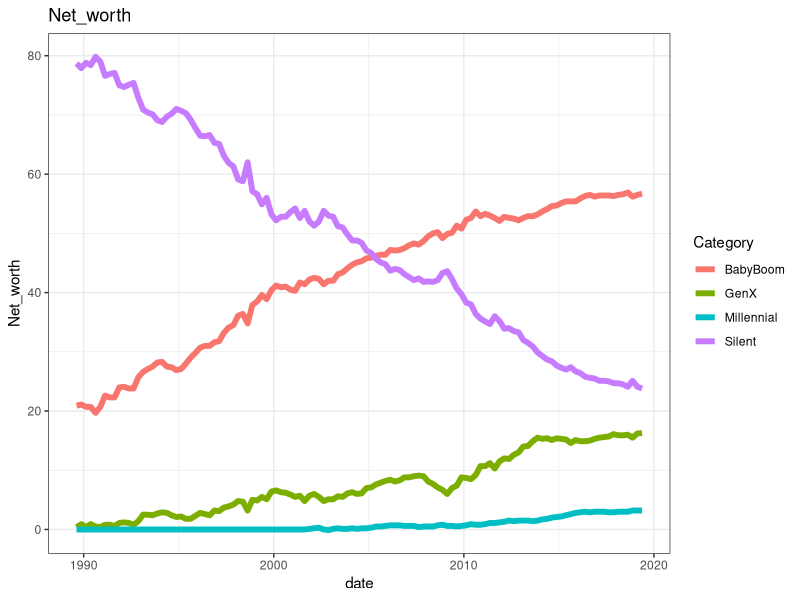
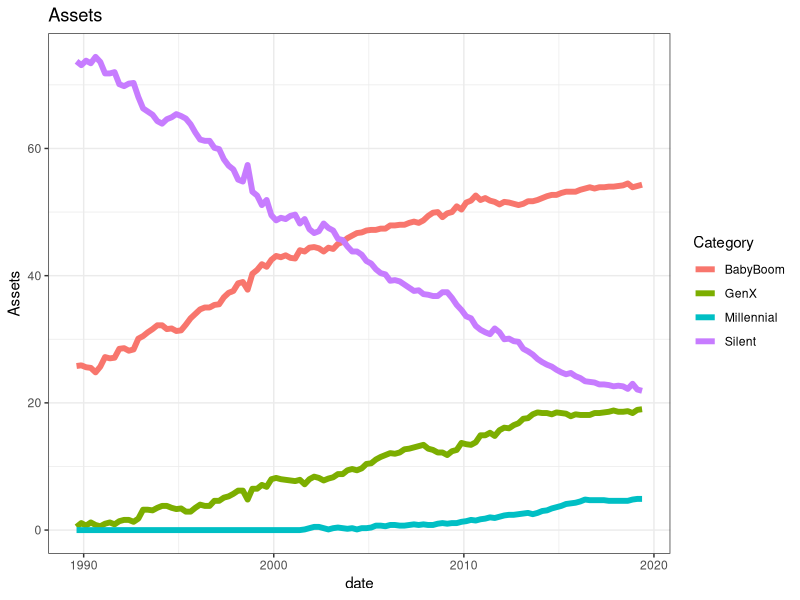
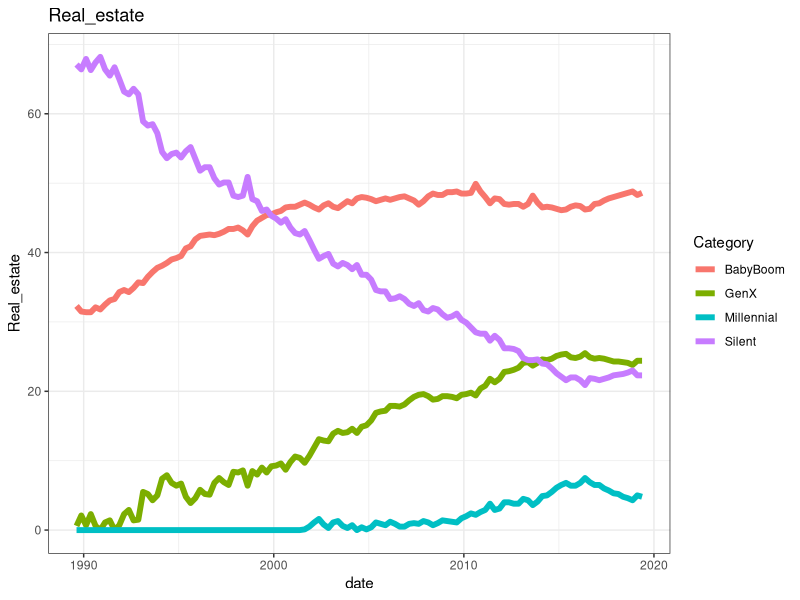
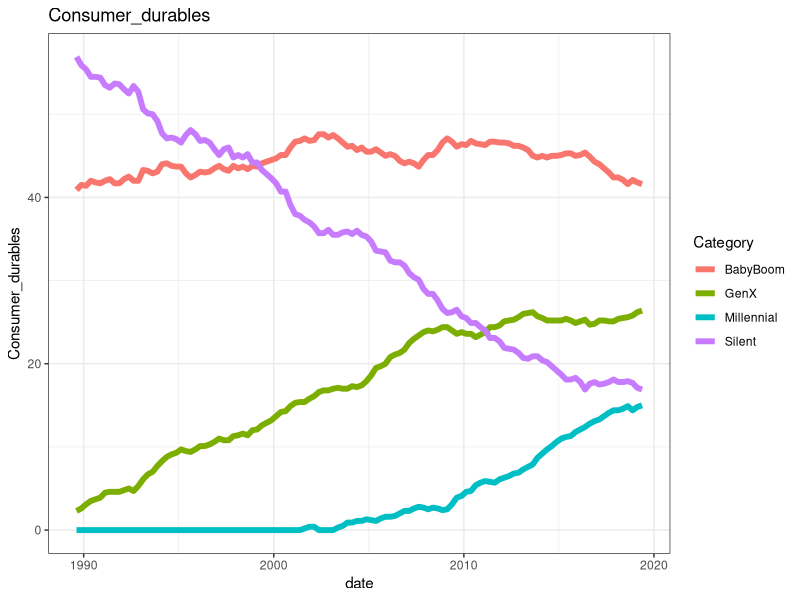
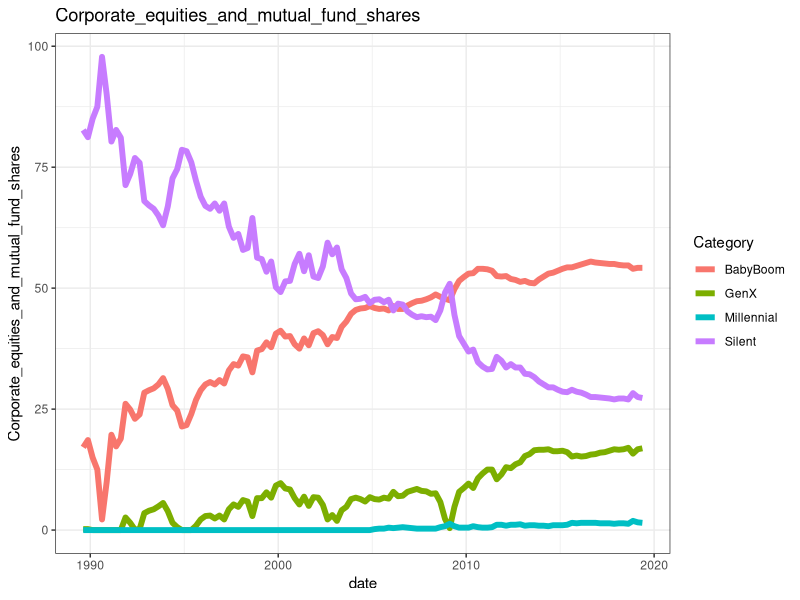
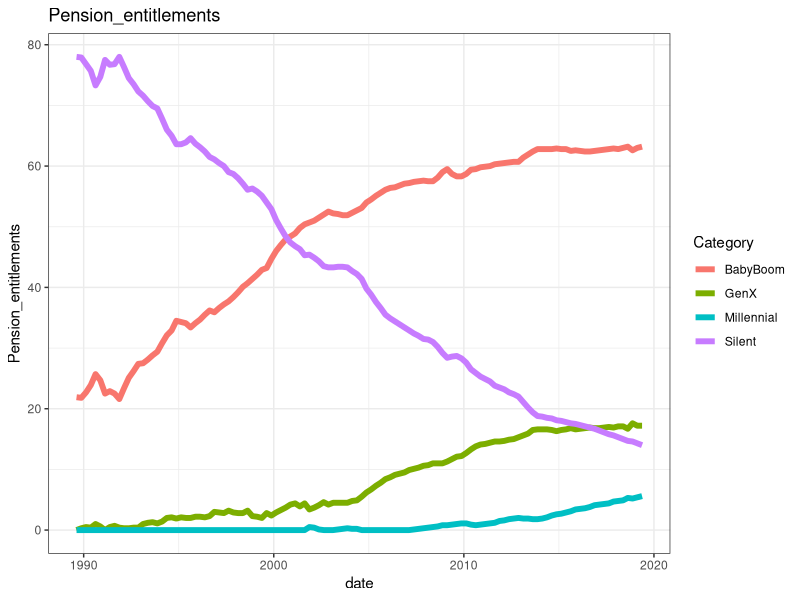
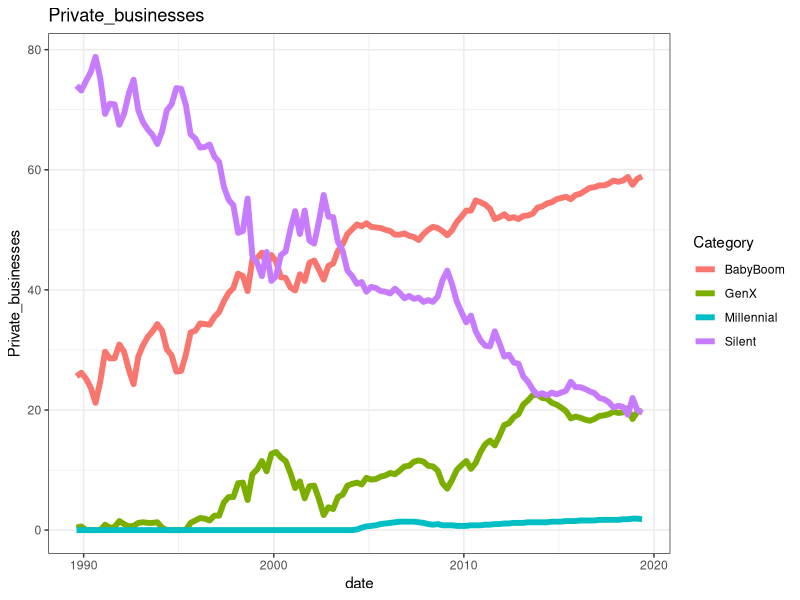
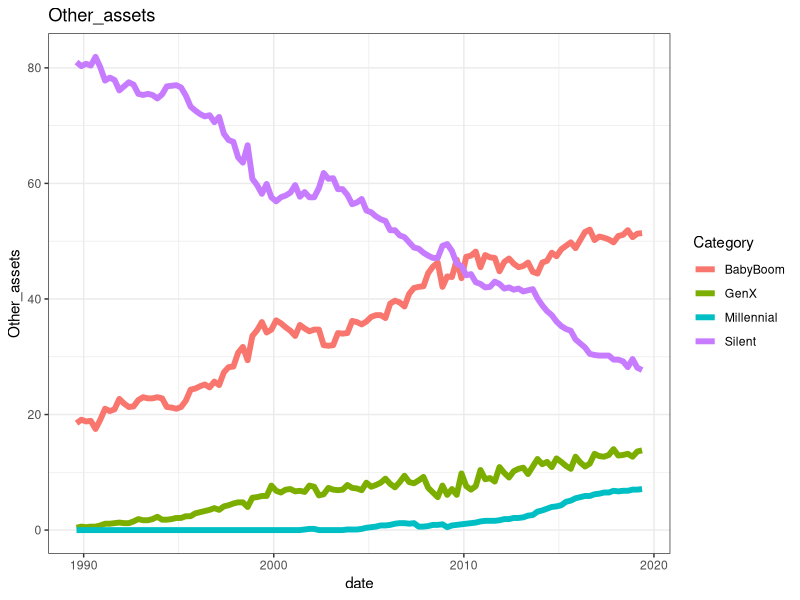

Here is the R script that generated these plots, in order:
library(tidyverse)

year = function(qtr) {
  tmp = strsplit(qtr,':') %>% 
          unlist() %>%
          matrix(nrow=2)
  yy = as.numeric(tmp[1,])
  rr = case_when(
        tmp[2,] == 'Q1' ~ .125,
        tmp[2,] == 'Q2' ~ .375,
        tmp[2,] == 'Q3' ~ .625,
        tmp[2,] == 'Q4' ~ .875
  )
  return(yy + rr)
}

W = read_csv('US-wealth-by-generation.csv') %>%
      mutate(date = year(Date))

names(W) = str_replace_all(names(W),' ','_')

pdf(file='US-wealth-by-generation.pdf')            

for (this_var in names(W)[3:14]) {
  G = ggplot(data=W) +
        aes_string(x='date', y=this_var, group='Category', color='Category') +
        geom_line(lwd=2) +
        theme_bw() +
        labs(title=this_var)
  
  print(G)
}

dev.off()

